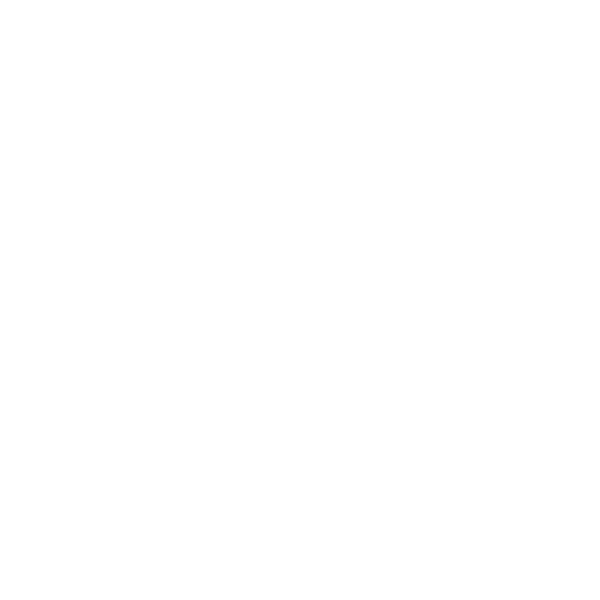
Frame 1 (no input)
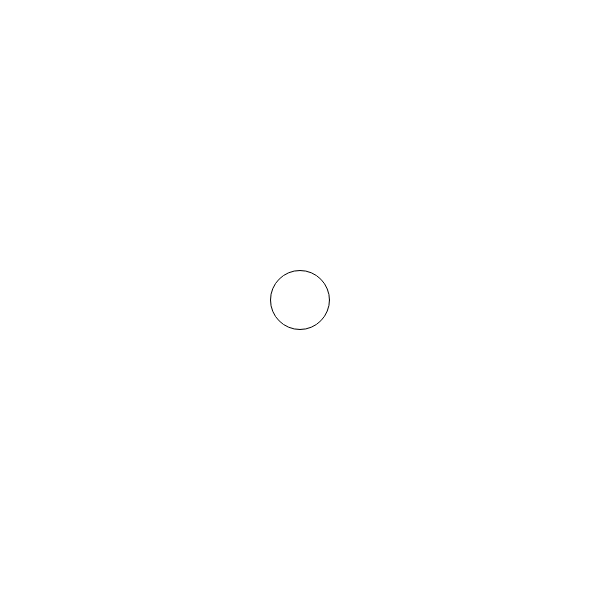
Frame 60 (no input)
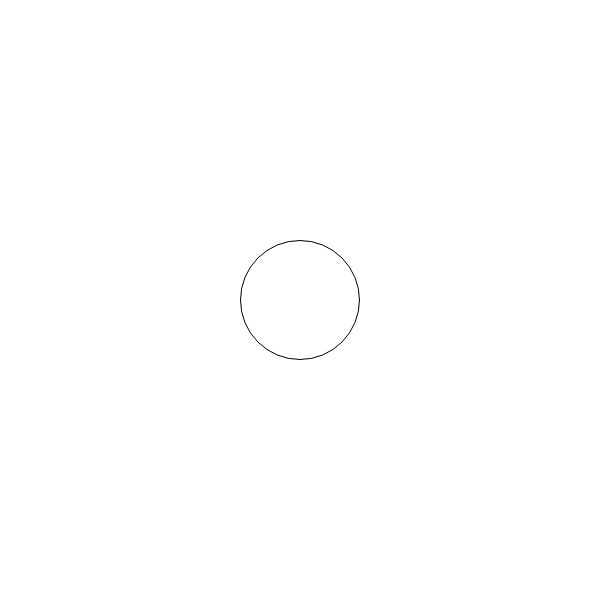
Frame 120 (the mouse pressed at the canvas centre since frame 60)

The p5.js sketch that drew these frames (run headless with seeded random() and noise() and a simulated clock; from frame 60 on, the mouse is pressed at the canvas centre):

// p5.js sketch
// ── sketch.js
/**
 * step 5: testing out what it means to animate in p5 with some data
 */

// 4.1 think of animations a series frames
// here we define a counter that we will use to move
// a circle across the screen
var counter = 0;

function setup() {
	createCanvas(600, 600);
}

function draw() {
	background(255, 255, 255);

	// 5.1 instead of using the counter to move the circle, use it to increase the size of the circle
	ellipse(width/2, height/2, counter, counter);

	// 4.3 60x a second increment that counter 1 unit... eventually the circle will grow beyond the canvas
	counter = counter + 1;
	// can also be written:
	// counter++;
}
